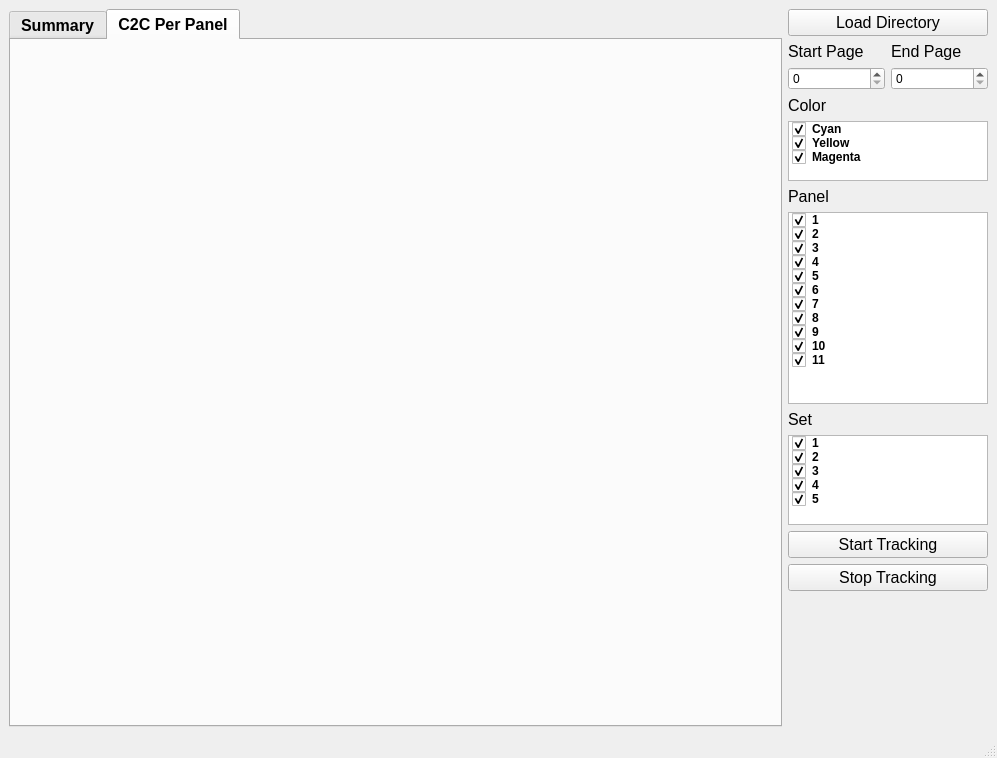
<?xml version="1.0" encoding="UTF-8"?>
<ui version="4.0">
 <class>MainWindow</class>
 <widget class="QMainWindow" name="MainWindow">
  <property name="geometry">
   <rect>
    <x>0</x>
    <y>0</y>
    <width>997</width>
    <height>758</height>
   </rect>
  </property>
  <property name="windowTitle">
   <string>MainWindow</string>
  </property>
  <widget class="QWidget" name="centralwidget">
   <layout class="QHBoxLayout" name="horizontalLayout_4">
    <item>
     <layout class="QHBoxLayout" name="horizontalLayout">
      <item>
       <widget class="QTabWidget" name="tabWidget">
        <property name="font">
         <font>
          <pointsize>12</pointsize>
          <weight>75</weight>
          <bold>true</bold>
         </font>
        </property>
        <property name="currentIndex">
         <number>1</number>
        </property>
        <widget class="QWidget" name="tab_summary">
         <attribute name="title">
          <string>Summary</string>
         </attribute>
        </widget>
        <widget class="QWidget" name="tab_c2c">
         <attribute name="title">
          <string>C2C Per Panel</string>
         </attribute>
         <layout class="QHBoxLayout" name="horizontalLayout_5"/>
        </widget>
       </widget>
      </item>
      <item>
       <layout class="QVBoxLayout" name="verticalLayout_2">
        <item>
         <widget class="QPushButton" name="btn_load">
          <property name="font">
           <font>
            <pointsize>12</pointsize>
           </font>
          </property>
          <property name="text">
           <string>Load Directory</string>
          </property>
         </widget>
        </item>
        <item>
         <layout class="QHBoxLayout" name="horizontalLayout_3">
          <item>
           <layout class="QVBoxLayout" name="verticalLayout_3">
            <item>
             <widget class="QLabel" name="lbl_start">
              <property name="font">
               <font>
                <pointsize>12</pointsize>
               </font>
              </property>
              <property name="text">
               <string>Start Page</string>
              </property>
             </widget>
            </item>
            <item>
             <widget class="QSpinBox" name="spinBox"/>
            </item>
           </layout>
          </item>
          <item>
           <layout class="QVBoxLayout" name="verticalLayout_4">
            <item>
             <widget class="QLabel" name="lbl_end">
              <property name="font">
               <font>
                <pointsize>12</pointsize>
               </font>
              </property>
              <property name="text">
               <string>End Page</string>
              </property>
             </widget>
            </item>
            <item>
             <widget class="QSpinBox" name="spinBox_2"/>
            </item>
           </layout>
          </item>
         </layout>
        </item>
        <item>
         <layout class="QHBoxLayout" name="horizontalLayout_2"/>
        </item>
        <item>
         <widget class="QLabel" name="label">
          <property name="font">
           <font>
            <pointsize>12</pointsize>
           </font>
          </property>
          <property name="text">
           <string>Color</string>
          </property>
         </widget>
        </item>
        <item>
         <widget class="QListWidget" name="list_colors">
          <property name="sizePolicy">
           <sizepolicy hsizetype="Fixed" vsizetype="Fixed">
            <horstretch>0</horstretch>
            <verstretch>0</verstretch>
           </sizepolicy>
          </property>
          <property name="maximumSize">
           <size>
            <width>200</width>
            <height>60</height>
           </size>
          </property>
          <property name="font">
           <font>
            <weight>75</weight>
            <bold>true</bold>
           </font>
          </property>
          <item>
           <property name="text">
            <string>Cyan</string>
           </property>
           <property name="checkState">
            <enum>Checked</enum>
           </property>
          </item>
          <item>
           <property name="text">
            <string>Yellow</string>
           </property>
           <property name="checkState">
            <enum>Checked</enum>
           </property>
          </item>
          <item>
           <property name="text">
            <string>Magenta</string>
           </property>
           <property name="checkState">
            <enum>Checked</enum>
           </property>
          </item>
         </widget>
        </item>
        <item>
         <widget class="QLabel" name="label_2">
          <property name="font">
           <font>
            <pointsize>12</pointsize>
           </font>
          </property>
          <property name="text">
           <string>Panel</string>
          </property>
         </widget>
        </item>
        <item>
         <widget class="QListWidget" name="list_panels">
          <property name="sizePolicy">
           <sizepolicy hsizetype="Fixed" vsizetype="Fixed">
            <horstretch>0</horstretch>
            <verstretch>0</verstretch>
           </sizepolicy>
          </property>
          <property name="maximumSize">
           <size>
            <width>200</width>
            <height>500</height>
           </size>
          </property>
          <property name="font">
           <font>
            <weight>75</weight>
            <bold>true</bold>
           </font>
          </property>
          <item>
           <property name="text">
            <string>1</string>
           </property>
           <property name="checkState">
            <enum>Checked</enum>
           </property>
          </item>
          <item>
           <property name="text">
            <string>2</string>
           </property>
           <property name="checkState">
            <enum>Checked</enum>
           </property>
          </item>
          <item>
           <property name="text">
            <string>3</string>
           </property>
           <property name="checkState">
            <enum>Checked</enum>
           </property>
          </item>
          <item>
           <property name="text">
            <string>4</string>
           </property>
           <property name="checkState">
            <enum>Checked</enum>
           </property>
          </item>
          <item>
           <property name="text">
            <string>5</string>
           </property>
           <property name="checkState">
            <enum>Checked</enum>
           </property>
          </item>
          <item>
           <property name="text">
            <string>6</string>
           </property>
           <property name="checkState">
            <enum>Checked</enum>
           </property>
          </item>
          <item>
           <property name="text">
            <string>7</string>
           </property>
           <property name="checkState">
            <enum>Checked</enum>
           </property>
          </item>
          <item>
           <property name="text">
            <string>8</string>
           </property>
           <property name="checkState">
            <enum>Checked</enum>
           </property>
          </item>
          <item>
           <property name="text">
            <string>9</string>
           </property>
           <property name="checkState">
            <enum>Checked</enum>
           </property>
          </item>
          <item>
           <property name="text">
            <string>10</string>
           </property>
           <property name="checkState">
            <enum>Checked</enum>
           </property>
          </item>
          <item>
           <property name="text">
            <string>11</string>
           </property>
           <property name="checkState">
            <enum>Checked</enum>
           </property>
          </item>
         </widget>
        </item>
        <item>
         <widget class="QLabel" name="label_3">
          <property name="font">
           <font>
            <pointsize>12</pointsize>
           </font>
          </property>
          <property name="text">
           <string>Set</string>
          </property>
         </widget>
        </item>
        <item>
         <widget class="QListWidget" name="list_sets">
          <property name="sizePolicy">
           <sizepolicy hsizetype="Fixed" vsizetype="Fixed">
            <horstretch>0</horstretch>
            <verstretch>0</verstretch>
           </sizepolicy>
          </property>
          <property name="maximumSize">
           <size>
            <width>200</width>
            <height>90</height>
           </size>
          </property>
          <property name="font">
           <font>
            <weight>75</weight>
            <bold>true</bold>
           </font>
          </property>
          <item>
           <property name="text">
            <string>1</string>
           </property>
           <property name="checkState">
            <enum>Checked</enum>
           </property>
          </item>
          <item>
           <property name="text">
            <string>2</string>
           </property>
           <property name="checkState">
            <enum>Checked</enum>
           </property>
          </item>
          <item>
           <property name="text">
            <string>3</string>
           </property>
           <property name="checkState">
            <enum>Checked</enum>
           </property>
          </item>
          <item>
           <property name="text">
            <string>4</string>
           </property>
           <property name="checkState">
            <enum>Checked</enum>
           </property>
          </item>
          <item>
           <property name="text">
            <string>5</string>
           </property>
           <property name="checkState">
            <enum>Checked</enum>
           </property>
          </item>
         </widget>
        </item>
        <item>
         <widget class="QPushButton" name="btn_real_start">
          <property name="font">
           <font>
            <pointsize>12</pointsize>
           </font>
          </property>
          <property name="text">
           <string>Start Tracking</string>
          </property>
         </widget>
        </item>
        <item>
         <widget class="QPushButton" name="pushButton">
          <property name="font">
           <font>
            <pointsize>12</pointsize>
           </font>
          </property>
          <property name="text">
           <string>Stop Tracking</string>
          </property>
         </widget>
        </item>
        <item>
         <spacer name="verticalSpacer">
          <property name="orientation">
           <enum>Qt::Vertical</enum>
          </property>
          <property name="sizeHint" stdset="0">
           <size>
            <width>20</width>
            <height>40</height>
           </size>
          </property>
         </spacer>
        </item>
       </layout>
      </item>
     </layout>
    </item>
   </layout>
  </widget>
  <widget class="QStatusBar" name="statusbar"/>
 </widget>
 <resources/>
 <connections/>
</ui>
